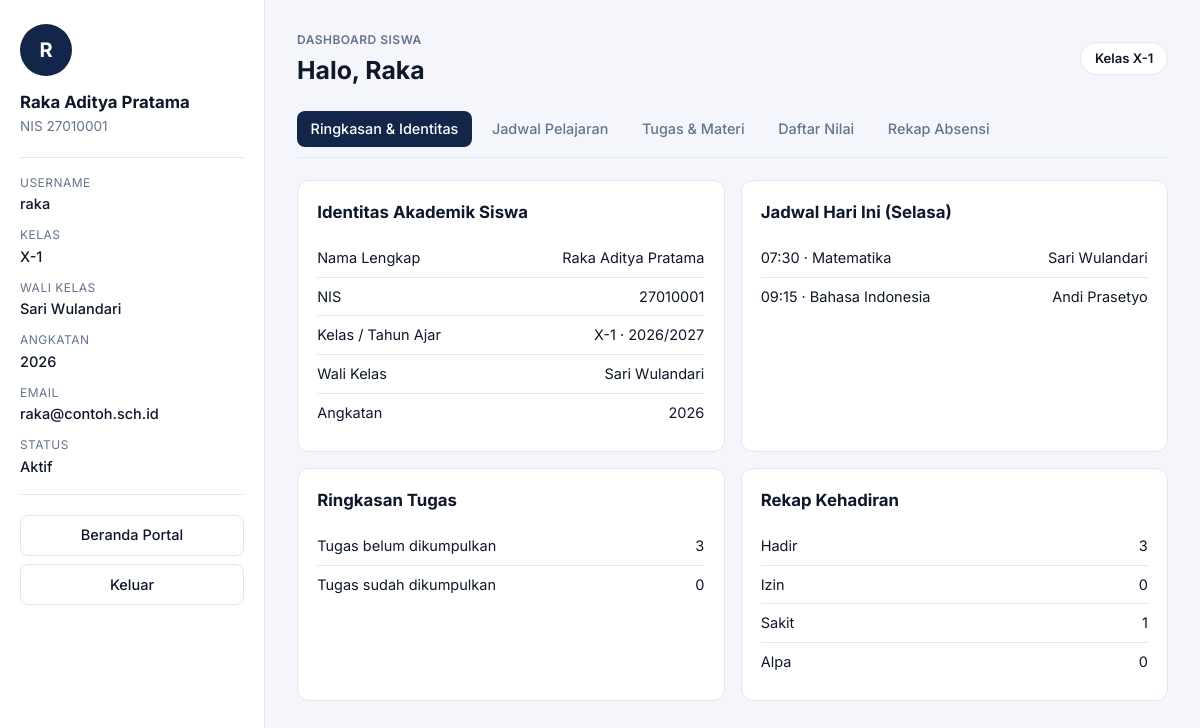
Screenshot of /dashboard-siswa.php (signed in) with the database file from the repository.
### tables this page shows
CREATE TABLE IF NOT EXISTS siswa (
    nis          VARCHAR(20)  NOT NULL,
    nama_siswa   VARCHAR(100) NOT NULL,
    username     VARCHAR(50)  NOT NULL,
    password     VARCHAR(255) NOT NULL,            
    email        VARCHAR(100) NULL,
    angkatan     YEAR         NULL,
    ruang_kelas  VARCHAR(10)  NULL,                
    status       ENUM('menunggu','aktif','nonaktif') NOT NULL DEFAULT 'menunggu',
    dibuat_pada  TIMESTAMP    NOT NULL DEFAULT CURRENT_TIMESTAMP,
    PRIMARY KEY (nis),
    UNIQUE (username),
    FOREIGN KEY (ruang_kelas) REFERENCES kelas(ruang_kelas)
        ON UPDATE CASCADE
        ON DELETE SET NULL
);

CREATE TABLE IF NOT EXISTS kelas (
    ruang_kelas  VARCHAR(10) NOT NULL,             
    tahun_ajar   VARCHAR(9)  NOT NULL,             
    nip_wali     VARCHAR(18) NULL,                 
    PRIMARY KEY (ruang_kelas),
    FOREIGN KEY (nip_wali) REFERENCES guru(nip)
        ON UPDATE CASCADE
        ON DELETE SET NULL                         
);

CREATE TABLE IF NOT EXISTS guru (
    nip          VARCHAR(18)  NOT NULL,           
    nama_guru    VARCHAR(100) NOT NULL,
    password     VARCHAR(255) NOT NULL,           
    email        VARCHAR(100) NULL,
    jabatan      VARCHAR(50)  NULL,
    status_guru  VARCHAR(30)  NULL,               
    foto_path    VARCHAR(255) NULL,
    aktif        TINYINT(1)   NOT NULL DEFAULT 1,  
    dibuat_pada  TIMESTAMP    NOT NULL DEFAULT CURRENT_TIMESTAMP,  
    PRIMARY KEY (nip)
);

### auth.php (called while the page is built, shortened)
<?php
require_once __DIR__ . '/koneksi.php';
function wajib_login($peran) {
    $p = PERAN[$peran];
    $akun = db_satu(
        "SELECT * FROM {$p['tabel']} WHERE {$p['kunci']} = ? AND {$p['aktif']} LIMIT 1",
        "s", [$_SESSION['id']]
    );
    $akun['_nama'] = $akun[$p['nama']];
    $akun['_id']   = $akun[$p['kunci']];
    return $akun;
}
function e($teks) {
    return htmlspecialchars((string)$teks, ENT_QUOTES, 'UTF-8');
}
function nama_hari_ini() {
    $hari = [1=>'Senin','Selasa','Rabu','Kamis','Jumat','Sabtu'];
    return $hari[(int)date('N')] ?? null;
}
function inisial($nama) {
    return preg_match('/./u', (string)$nama, $m) ? mb_strtoupper($m[0]) : '?';
}

### koneksi.php (called while the page is built, shortened)
<?php
$db_host = "localhost";
$db_user = "root";
$db_pass = "";
$db_nama = "dataprojek";
try {
    $koneksi = mysqli_connect($db_host, $db_user, $db_pass, $db_nama);
    mysqli_set_charset($koneksi, "utf8mb4");
} catch (mysqli_sql_exception $ex) {
    http_response_code(500);
    exit("Tidak dapat terhubung ke database.");
}
function db_semua($sql, $tipe = "", $param = []) {
    global $koneksi;
    $stmt = mysqli_prepare($koneksi, $sql);
    if ($tipe !== "") {
        mysqli_stmt_bind_param($stmt, $tipe, ...$param);
    }
    mysqli_stmt_execute($stmt);
    $hasil = mysqli_stmt_get_result($stmt);
    $baris = mysqli_fetch_all($hasil, MYSQLI_ASSOC);
    return $baris;
}
function db_satu($sql, $tipe = "", $param = []) {
    $baris = db_semua($sql, $tipe, $param);
    return $baris[0] ?? null;
}

### dashboard-siswa.php (the view, shortened to what this page needs)
<?php
require_once 'auth.php';
$u = wajib_login('siswa');
$wali = db_satu(
    "SELECT g.nama_guru, k.tahun_ajar FROM kelas k LEFT JOIN guru g ON g.nip = k.nip_wali WHERE k.ruang_kelas = ?",
    "s", [$u['ruang_kelas']]
);
$hari = nama_hari_ini();
$jadwal_hari = ($hari === null || !$u['ruang_kelas']) ? [] : db_semua(
    "SELECT j.jam_mulai, j.jam_selesai, m.nama_mapel, g.nama_guru
       FROM jadwal j
       JOIN pengampu p ON p.id_pengampu = j.id_pengampu
       JOIN mata_pelajaran m ON m.idmapel = p.idmapel
       JOIN guru g ON g.nip = p.nip
      WHERE p.ruang_kelas = ? AND j.hari = ?
      ORDER BY j.jam_mulai",
    "ss", [$u['ruang_kelas'], $hari]
);
$belum = !$u['ruang_kelas'] ? [] : db_semua(
    "SELECT t.id_tugas, t.judul, t.deskripsi, t.deadline, t.file_soal_path, m.nama_mapel
       FROM tugas t
       JOIN pengampu p ON p.id_pengampu = t.id_pengampu
       JOIN mata_pelajaran m ON m.idmapel = p.idmapel
      WHERE p.ruang_kelas = ?
        AND NOT EXISTS (SELECT 1 FROM pengumpulan_tugas x WHERE x.id_tugas = t.id_tugas AND x.nis = ?)
      ORDER BY t.deadline ASC",
    "ss", [$u['ruang_kelas'], $u['nis']]
);
$sudah = db_semua(
    "SELECT x.id, x.nama_asli, x.waktu_upload, x.status, x.nilai, t.id_tugas, t.judul, m.nama_mapel
       FROM pengumpulan_tugas x
       JOIN tugas t ON t.id_tugas = x.id_tugas
       JOIN pengampu p ON p.id_pengampu = t.id_pengampu
       JOIN mata_pelajaran m ON m.idmapel = p.idmapel
      WHERE x.nis = ? ORDER BY x.waktu_upload DESC",
    "s", [$u['nis']]
);
$rekap = ['hadir' => 0, 'izin' => 0, 'sakit' => 0, 'alpa' => 0];
foreach (db_semua("SELECT status, COUNT(*) AS jml FROM absensi WHERE nis = ? GROUP BY status", "s", [$u['nis']]) as $r) {
    $rekap[$r['status']] = (int)$r['jml'];
}
?>
<!doctype html>
<html lang="id">
<head>
  <link rel="stylesheet" href="style.css">
</head>
<body>
  <div class="app">
    <aside class="sidebar" aria-label="Identitas siswa">
      <div class="avatar" aria-hidden="true"><?= e(inisial($u['_nama'])) ?></div>
      <div class="who"><strong><?= e($u['_nama']) ?></strong><span>NIS <?= e($u['nis']) ?></span></div>
      <dl>
        <div><dt>Username</dt><dd><?= e($u['username']) ?></dd></div>
        <div><dt>Kelas</dt><dd><?= e($u['ruang_kelas'] ?? 'Belum ditempatkan') ?></dd></div>
        <div><dt>Wali kelas</dt><dd><?= e($wali['nama_guru'] ?? '-') ?></dd></div>
        <div><dt>Angkatan</dt><dd><?= e($u['angkatan'] ?? '-') ?></dd></div>
        <div><dt>Email</dt><dd><?= e($u['email'] ?? '-') ?></dd></div>
        <div><dt>Status</dt><dd><?= e(ucfirst($u['status'])) ?></dd></div>
      </dl>
      <a class="logout" href="index.php" style="margin-bottom:.5rem;">Beranda Portal</a>
      <a class="logout" href="logout.php">Keluar</a>
    </aside>
    <main class="main">
      <div class="topbar">
        <div><small>Dashboard Siswa</small><h1>Halo, <?= e(explode(' ', $u['_nama'])[0]) ?></h1></div>
        <div class="pill"><?= $u['ruang_kelas'] ? 'Kelas ' . e($u['ruang_kelas']) : 'Belum ada kelas' ?></div>
      </div>
      <nav class="tabs" aria-label="Menu siswa">
        <a href="#ringkasan" data-tab="ringkasan">Ringkasan &amp; Identitas</a>
        <a href="#jadwal" data-tab="jadwal">Jadwal Pelajaran</a>
        <a href="#tugas" data-tab="tugas">Tugas &amp; Materi</a>
        <a href="#nilai" data-tab="nilai">Daftar Nilai</a>
        <a href="#absensi" data-tab="absensi">Rekap Absensi</a>
      </nav>
      <div class="panel" data-panel="ringkasan">
        <div class="cards">
          <section class="card">
            <h2>Identitas Akademik Siswa</h2>
            <div class="row"><span>Nama Lengkap</span><span><?= e($u['nama_siswa']) ?></span></div>
            <div class="row"><span>NIS</span><span><?= e($u['nis']) ?></span></div>
            <div class="row"><span>Kelas / Tahun Ajar</span><span><?= e($u['ruang_kelas'] ?? '-') ?> · <?= e($wali['tahun_ajar'] ?? '-') ?></span></div>
            <div class="row"><span>Wali Kelas</span><span><?= e($wali['nama_guru'] ?? '-') ?></span></div>
            <div class="row"><span>Angkatan</span><span><?= e($u['angkatan'] ?? '-') ?></span></div>
          </section>
          <section class="card">
            <h2>Jadwal Hari Ini<?= $hari ? ' (' . e($hari) . ')' : '' ?></h2>
            <?php foreach ($jadwal_hari as $j): ?>
              <div class="row"><span><?= e(substr($j['jam_mulai'], 0, 5)) ?> · <?= e($j['nama_mapel']) ?></span><span><?= e($j['nama_guru']) ?></span></div>
            <?php endforeach; ?>
          </section>
          <section class="card">
            <h2>Ringkasan Tugas</h2>
            <div class="row"><span>Tugas belum dikumpulkan</span><span><?= count($belum) ?></span></div>
            <div class="row"><span>Tugas sudah dikumpulkan</span><span><?= count($sudah) ?></span></div>
          </section>
          <section class="card">
            <h2>Rekap Kehadiran</h2>
            <div class="row"><span>Hadir</span><span><?= $rekap['hadir'] ?></span></div>
            <div class="row"><span>Izin</span><span><?= $rekap['izin'] ?></span></div>
            <div class="row"><span>Sakit</span><span><?= $rekap['sakit'] ?></span></div>
            <div class="row"><span>Alpa</span><span><?= $rekap['alpa'] ?></span></div>
          </section>
        </div>
      </div>
    </main>
  </div>
</body>
</html>

### style.css (style rules this page uses)
:root { --bg: #f4f6fb; --surface: #ffffff; --border: #e2e8f0; --text: #0f172a; --muted: #64748b; --primary: #12264A; --primary-hover: #1e3a8a; --accent: #2563eb; --danger: #dc2626; --ok-bg: #dcfce7; --ok-text: #166534; --err-bg: #fee2e2; --err-text: #991b1b; --radius: 12px; }
* { box-sizing: border-box; }
body { margin: 0; font-family: 'Inter', system-ui, -apple-system, sans-serif; background: var(--bg); color: var(--text); font-size: 14.5px; line-height: 1.5; }
a { color: var(--accent); text-decoration: none; }
.app { display: grid; grid-template-columns: 265px 1fr; min-height: 100vh; }
.sidebar { background: var(--surface); border-right: 1px solid var(--border); padding: 1.5rem 1.25rem; display: flex; flex-direction: column; }
.avatar { width: 52px; height: 52px; border-radius: 50%; background: var(--primary); color: #fff; font-weight: 700; font-size: 1.25rem; display: grid; place-items: center; margin-bottom: .85rem; }
.who strong { display: block; font-size: 1.05rem; }
.who span { color: var(--muted); font-size: .85rem; }
.sidebar dl { margin: 1.25rem 0; padding: 1rem 0; border-top: 1px solid var(--border); border-bottom: 1px solid var(--border); display: grid; gap: .7rem; }
.sidebar dt { font-size: .75rem; text-transform: uppercase; letter-spacing: .04em; color: var(--muted); }
.sidebar dd { margin: .1rem 0 0; font-weight: 500; }
.logout { display: block; text-align: center; padding: .55rem .9rem; border: 1px solid var(--border); border-radius: 8px; color: var(--text); font-weight: 500; }
.main { padding: 1.75rem 2rem; max-width: 1200px; width: 100%; }
.topbar { display: flex; justify-content: space-between; align-items: center; gap: 1rem; margin-bottom: 1.35rem; flex-wrap: wrap; }
.topbar small { color: var(--muted); font-weight: 600; text-transform: uppercase; letter-spacing: .04em; font-size: .75rem; }
.topbar h1 { margin: .15rem 0 0; font-size: 1.55rem; }
.pill { padding: .35rem .85rem; border-radius: 99px; background: var(--surface); border: 1px solid var(--border); font-weight: 600; font-size: .82rem; }
.tabs { display: flex; gap: .4rem; flex-wrap: wrap; border-bottom: 1px solid var(--border); padding-bottom: .65rem; margin-bottom: 1.35rem; }
.tabs a { padding: .45rem .85rem; border-radius: 8px; color: var(--muted); font-weight: 500; font-size: .9rem; }
.tabs a.active { background: var(--primary); color: #fff; }
.cards { display: grid; grid-template-columns: repeat(auto-fit, minmax(300px, 1fr)); gap: 1rem; }
.card { background: var(--surface); border: 1px solid var(--border); border-radius: var(--radius); padding: 1.2rem; }
.card h2 { margin: 0 0 .85rem; font-size: 1.05rem; }
.row { display: flex; justify-content: space-between; align-items: center; gap: .75rem; padding: .5rem 0; border-bottom: 1px solid var(--border); }
.row:last-child { border-bottom: none; }

### rows the page displays
siswa: nama_siswa "R", nama_siswa "Raka Aditya Pratama", nis "27010001", username "raka", ruang_kelas "X-1", angkatan "2026", email "raka@contoh.sch.id", status "Aktif", nama_siswa "Raka"
kelas: nip_wali.nama_guru "Sari Wulandari", tahun_ajar "2026/2027"

### other values shown
$hari "Selasa"
substr($j['jam_mulai'], 0, 5) "07:30"
$j['nama_mapel'] "Matematika"
$j['nama_guru'] "Sari Wulandari"
substr($j['jam_mulai'], 0, 5) "09:15"
$j['nama_mapel'] "Bahasa Indonesia"
$j['nama_guru'] "Andi Prasetyo"
count($belum) "3"
count($sudah) "0"
$rekap['hadir'] "3"
$rekap['izin'] "0"
$rekap['sakit'] "1"
$rekap['alpa'] "0"
